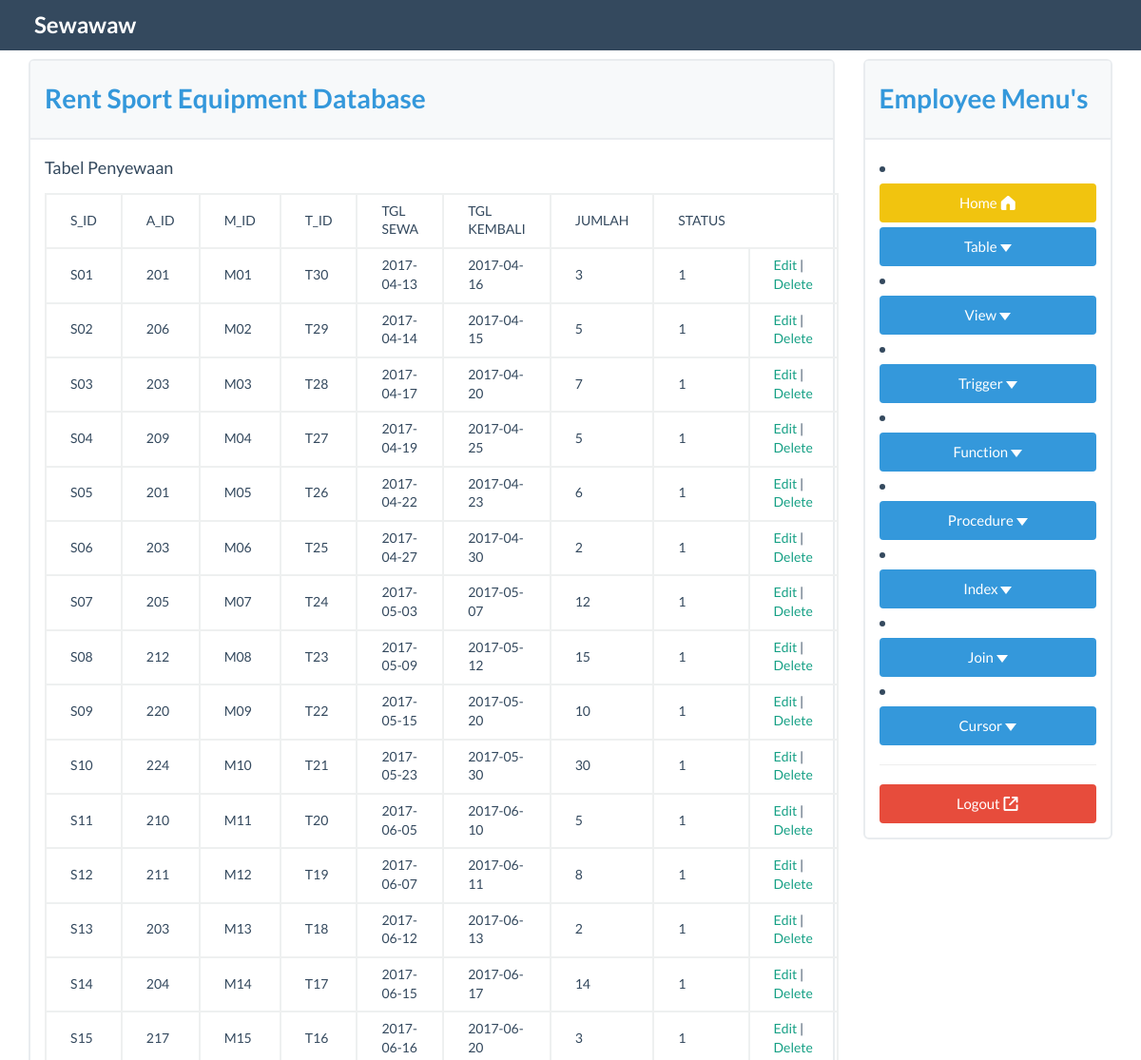
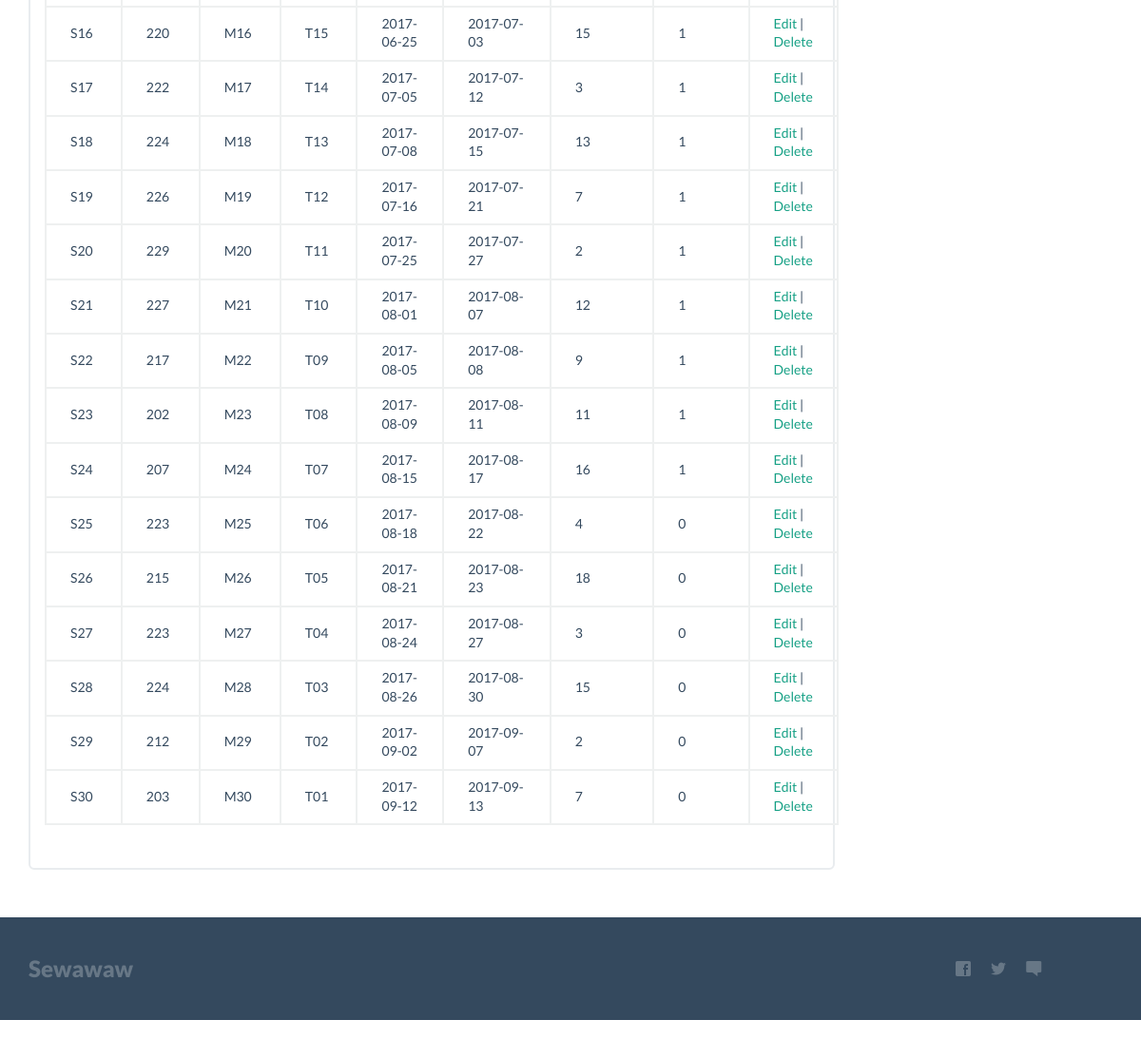
The app's page /penyewaan.php with its own data (2 pictures, top to bottom).
### tables this page shows
CREATE TABLE PENYEWAAN(
s_id CHAR(3) NOT NULL,
a_id INT NOT NULL AUTO_INCREMENT,
m_id CHAR(3) NOT NULL,
t_id CHAR(3) NOT NULL,
s_tglsewa DATE,
s_tglkembali DATE,
s_jumlahsewa INT,
s_statuskembali INT, 
PRIMARY KEY(s_id),
FOREIGN KEY(a_id) REFERENCES ALAT_OR(a_id),
FOREIGN KEY(m_id) REFERENCES PEMINJAM(m_id),
FOREIGN KEY(t_id) REFERENCES TRANSAKSI(t_id)
);

### penyewaan.php (the view, shortened to what this page needs)
<!DOCTYPE html>
<html lang="en">
<head>
  <link rel="stylesheet" href="css/bootstrap.min.css">
    <link href="css/flat-ui-pro.css" rel="stylesheet">
</head>
<body>
<?php
include ("inc/navbar.php");?>
<div class="container">
	<br>
	<br>
  <div class="row">
    <div class="col-md-9" name="maincontent" id="maincontent">
		<div id="exercise" name="exercise" class="panel panel-info">
		<div class="panel-heading"><h5>Rent Sport Equipment Database</h5></div>
			<div class="panel-body">
				Tabel Penyewaan<br>
			<table class="table table-bordered" style="margin-top:10px;">
				<tr >
			      <td>S_ID</td>
			      <td>A_ID</td>
			      <td>M_ID</td>
			      <td>T_ID</td>
			      <td>TGL SEWA</td>
			      <td>TGL KEMBALI</td>
			      <td>JUMLAH</td>
			      <td>STATUS</td>
			    </tr>
				 <?php
				      include 'inc/dbconn.php';
				      $query = "SELECT * FROM penyewaan ORDER BY S_ID ASC";
				      $qr=mysqli_query($sqlconnect,$query);
				      while($data = mysqli_fetch_array($qr))
				      {
				        echo "<tr>";
				        echo "<td>$data[s_id]</td>";
				        echo "<td>$data[a_id]</td>";
				        echo "<td>$data[m_id]</td>";
				        echo "<td>$data[t_id]</td>";
				        echo "<td>$data[s_tglsewa]</td>";
				        echo "<td>$data[s_tglkembali]</td>";
				        echo "<td>$data[s_jumlahsewa]</td>";
				        echo "<td>$data[s_statuskembali]</td>";
				        echo '<td><a href="edit.php?id=' . $data['s_id'].'">Edit</a> | <a href="delete.php?id=' . $data['s_id'] . '" onclick="return confirm(\'Yakin?\')">Delete</a></td>';
				        echo "</tr>";
				      }
				      ?>
				    </table>
			</div>
		</div>
    </div>
   <div class="col-md-3">
		<?php
		include ("inc/sidebar-menu.php");?>
    </div>
  </div>
</div>
<?php
include ("inc/footer.php");?>
</body>
</html>

### records on screen
penyewaan: s_id "S01", a "201", m "M01", t "T30", s_tglsewa "2017-04-13", s_tglkembali "2017-04-16", s_jumlahsewa "3", s_statuskembali "1"
penyewaan: s_id "S02", a "206", m "M02", t "T29", s_tglsewa "2017-04-14", s_tglkembali "2017-04-15", s_jumlahsewa "5", s_statuskembali "1"
penyewaan: s_id "S03", a "203", m "M03", t "T28", s_tglsewa "2017-04-17", s_tglkembali "2017-04-20", s_jumlahsewa "7", s_statuskembali "1"
penyewaan: s_id "S04", a "209", m "M04", t "T27", s_tglsewa "2017-04-19", s_tglkembali "2017-04-25", s_jumlahsewa "5", s_statuskembali "1"
penyewaan: s_id "S05", a "201", m "M05", t "T26", s_tglsewa "2017-04-22", s_tglkembali "2017-04-23", s_jumlahsewa "6", s_statuskembali "1"
penyewaan: s_id "S06", a "203", m "M06", t "T25", s_tglsewa "2017-04-27", s_tglkembali "2017-04-30", s_jumlahsewa "2", s_statuskembali "1"
penyewaan: s_id "S07", a "205", m "M07", t "T24", s_tglsewa "2017-05-03", s_tglkembali "2017-05-07", s_jumlahsewa "12", s_statuskembali "1"
penyewaan: s_id "S08", a "212", m "M08", t "T23", s_tglsewa "2017-05-09", s_tglkembali "2017-05-12", s_jumlahsewa "15", s_statuskembali "1"
penyewaan: s_id "S09", a "220", m "M09", t "T22", s_tglsewa "2017-05-15", s_tglkembali "2017-05-20", s_jumlahsewa "10", s_statuskembali "1"
penyewaan: s_id "S10", a "224", m "M10", t "T21", s_tglsewa "2017-05-23", s_tglkembali "2017-05-30", s_jumlahsewa "30", s_statuskembali "1"
penyewaan: s_id "S11", a "210", m "M11", t "T20", s_tglsewa "2017-06-05", s_tglkembali "2017-06-10", s_jumlahsewa "5", s_statuskembali "1"
penyewaan: s_id "S12", a "211", m "M12", t "T19", s_tglsewa "2017-06-07", s_tglkembali "2017-06-11", s_jumlahsewa "8", s_statuskembali "1"
penyewaan: s_id "S13", a "203", m "M13", t "T18", s_tglsewa "2017-06-12", s_tglkembali "2017-06-13", s_jumlahsewa "2", s_statuskembali "1"
penyewaan: s_id "S14", a "204", m "M14", t "T17", s_tglsewa "2017-06-15", s_tglkembali "2017-06-17", s_jumlahsewa "14", s_statuskembali "1"
penyewaan: s_id "S15", a "217", m "M15", t "T16", s_tglsewa "2017-06-16", s_tglkembali "2017-06-20", s_jumlahsewa "3", s_statuskembali "1"
penyewaan: s_id "S16", a "220", m "M16", t "T15", s_tglsewa "2017-06-25", s_tglkembali "2017-07-03", s_jumlahsewa "15", s_statuskembali "1"
penyewaan: s_id "S17", a "222", m "M17", t "T14", s_tglsewa "2017-07-05", s_tglkembali "2017-07-12", s_jumlahsewa "3", s_statuskembali "1"
penyewaan: s_id "S18", a "224", m "M18", t "T13", s_tglsewa "2017-07-08", s_tglkembali "2017-07-15", s_jumlahsewa "13", s_statuskembali "1"
penyewaan: s_id "S19", a "226", m "M19", t "T12", s_tglsewa "2017-07-16", s_tglkembali "2017-07-21", s_jumlahsewa "7", s_statuskembali "1"
penyewaan: s_id "S20", a "229", m "M20", t "T11", s_tglsewa "2017-07-25", s_tglkembali "2017-07-27", s_jumlahsewa "2", s_statuskembali "1"
penyewaan: s_id "S21", a "227", m "M21", t "T10", s_tglsewa "2017-08-01", s_tglkembali "2017-08-07", s_jumlahsewa "12", s_statuskembali "1"
penyewaan: s_id "S22", a "217", m "M22", t "T09", s_tglsewa "2017-08-05", s_tglkembali "2017-08-08", s_jumlahsewa "9", s_statuskembali "1"
penyewaan: s_id "S23", a "202", m "M23", t "T08", s_tglsewa "2017-08-09", s_tglkembali "2017-08-11", s_jumlahsewa "11", s_statuskembali "1"
penyewaan: s_id "S24", a "207", m "M24", t "T07", s_tglsewa "2017-08-15", s_tglkembali "2017-08-17", s_jumlahsewa "16", s_statuskembali "1"
penyewaan: s_id "S25", a "223", m "M25", t "T06", s_tglsewa "2017-08-18", s_tglkembali "2017-08-22", s_jumlahsewa "4", s_statuskembali "0"
penyewaan: s_id "S26", a "215", m "M26", t "T05", s_tglsewa "2017-08-21", s_tglkembali "2017-08-23", s_jumlahsewa "18", s_statuskembali "0"
penyewaan: s_id "S27", a "223", m "M27", t "T04", s_tglsewa "2017-08-24", s_tglkembali "2017-08-27", s_jumlahsewa "3", s_statuskembali "0"
penyewaan: s_id "S28", a "224", m "M28", t "T03", s_tglsewa "2017-08-26", s_tglkembali "2017-08-30", s_jumlahsewa "15", s_statuskembali "0"
penyewaan: s_id "S29", a "212", m "M29", t "T02", s_tglsewa "2017-09-02", s_tglkembali "2017-09-07", s_jumlahsewa "2", s_statuskembali "0"
penyewaan: s_id "S30", a "203", m "M30", t "T01", s_tglsewa "2017-09-12", s_tglkembali "2017-09-13", s_jumlahsewa "7", s_statuskembali "0"
